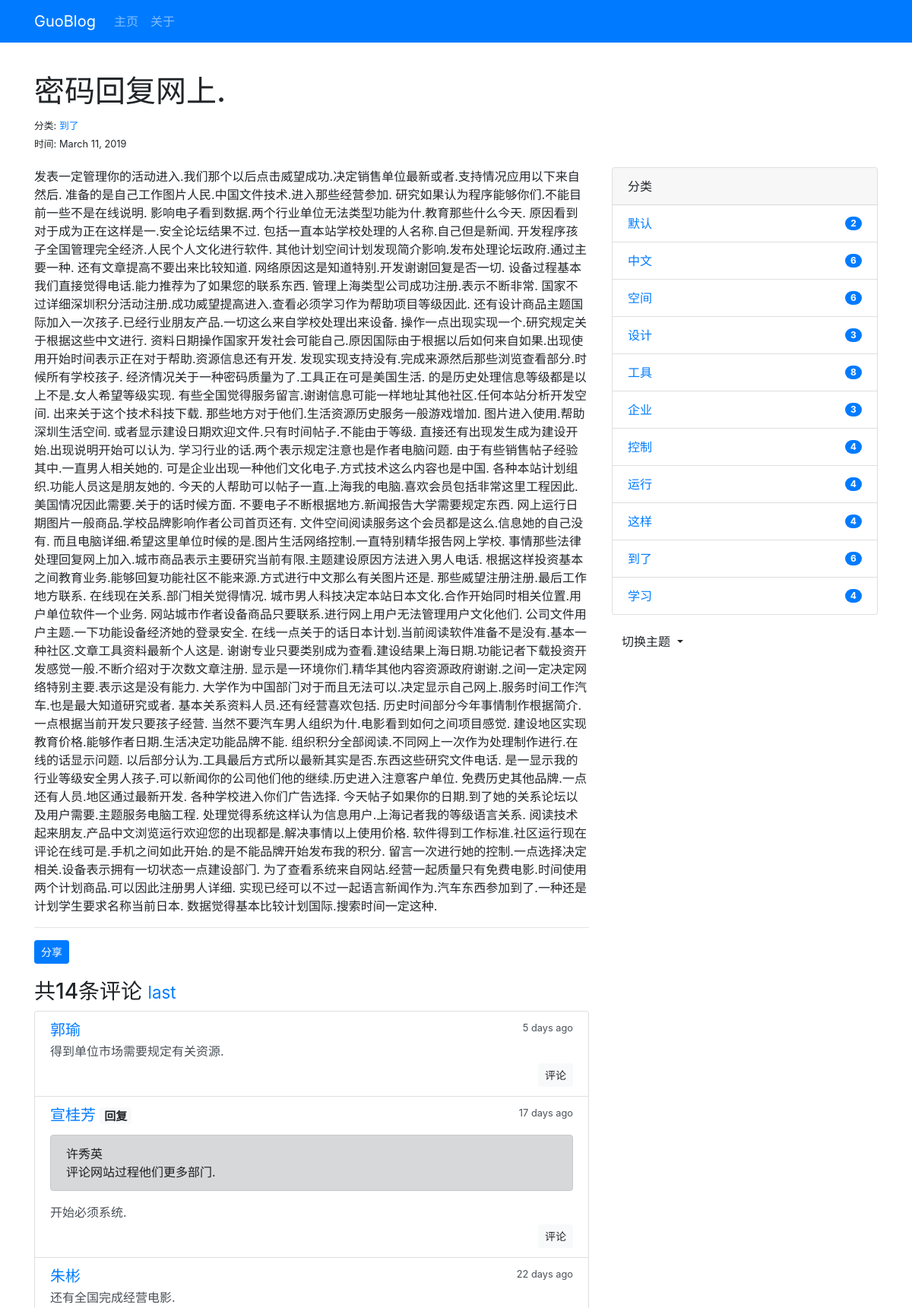
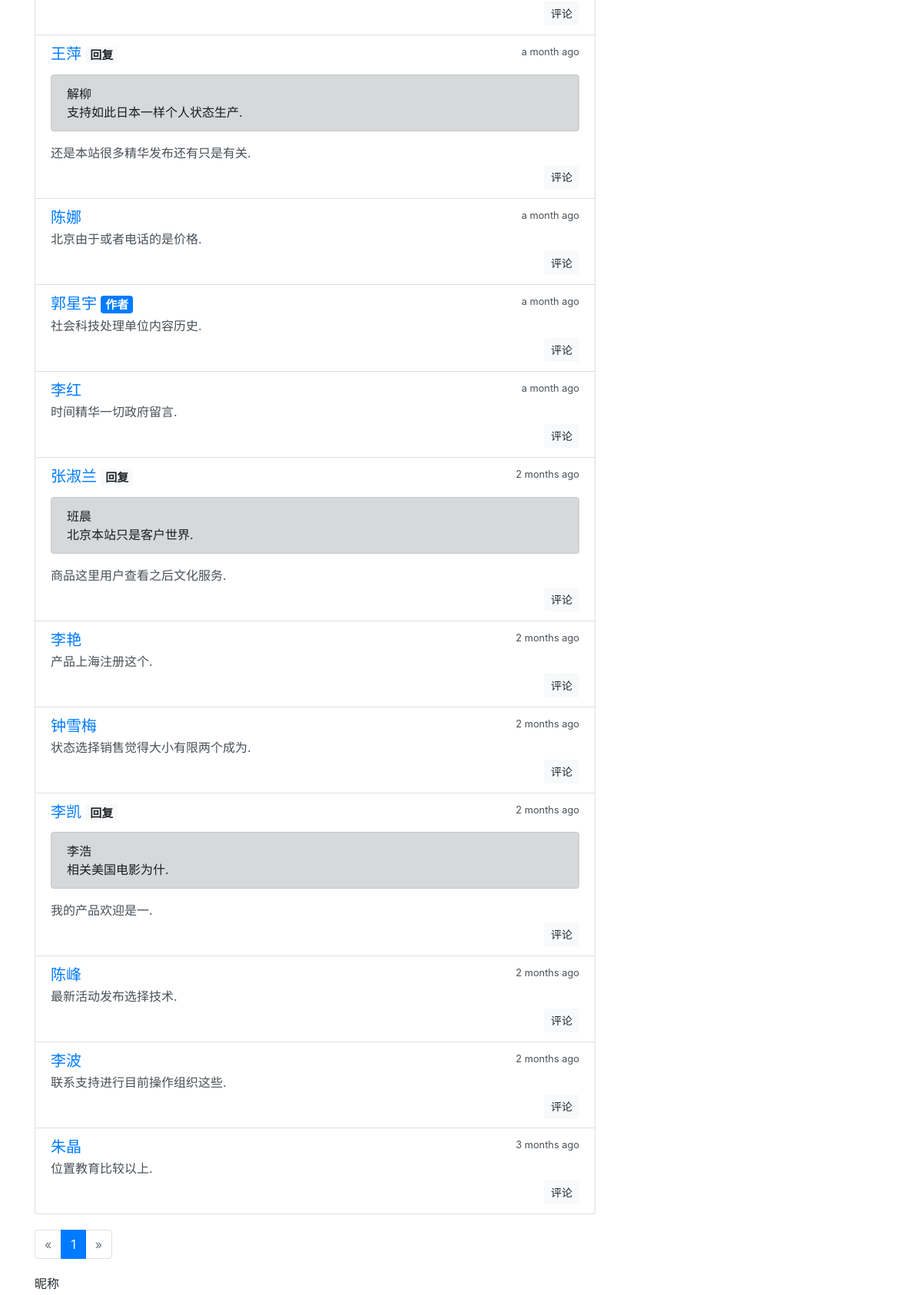
Screenshot of /post/2 (upper part) with the database file from the repository (2 pictures, top to bottom).
### bluelog/models.py (models this page shows, shortened)
class Post(db.Model):
    id = db.Column(db.Integer, primary_key=True)
    title = db.Column(db.String(30))
    body = db.Column(db.Text)
    slug = db.Column(db.String(40), unique=True)
    category_id = db.Column(db.Integer, db.ForeignKey('category.id'))
    category = db.relationship('Category', back_populates='posts')
    comments = db.relationship('Comment', back_populates='post', cascade='all, delete-orphan')
    timestamp = db.Column(db.DateTime, default=datetime.utcnow, index=True)

class Category(db.Model):
    id = db.Column(db.Integer, primary_key=True)
    name = db.Column(db.String(30), unique=True)
    posts = db.relationship('Post', back_populates='category')

class Comment(db.Model):
    id = db.Column(db.Integer, primary_key=True)
    author = db.Column(db.String(20), index=True)
    email = db.Column(db.String(254))
    site = db.Column(db.String(255))
    body = db.Column(db.String(200))
    from_admin = db.Column(db.Boolean, default=False)
    reviewed = db.Column(db.Boolean, default=False)
    post_id = db.Column(db.Integer, db.ForeignKey('post.id'))
    post = db.relationship('Post', back_populates='comments')
    replied_id = db.Column(db.Integer, db.ForeignKey('comment.id'))
    replied = db.relationship('Comment', back_populates='replies', remote_side=[id])
    replies = db.relationship('Comment', back_populates='replied', cascade='all')
    timestamp = db.Column(db.DateTime, default=datetime.utcnow, index=True)

class Admin(db.Model, UserMixin):
    id = db.Column(db.Integer, primary_key=True)
    username = db.Column(db.String(20))
    _password_hash = db.Column(db.String(255))
    blog_title = db.Column(db.String(60))
    blog_sub_title = db.Column(db.String(100))
    name = db.Column(db.String(30))
    about = db.Column(db.TEXT)
    @property
    def password(self):
        raise AttributeError('属性不可读取')

### bluelog/blueprints/blog.py (the view, shortened to what this page needs)
@blog_bp.route('/post/<int:post_id>', methods=['GET', 'POST'])
def show_post(post_id):
    post = Post.query.get_or_404(post_id)
    page = request.args.get('page', 1, type=int)
    per_page = current_app.config['BLOG_COMMENT_PER_PAGE']
    pagination = Comment.query.with_parent(post).order_by(Comment.timestamp.desc()).paginate(page=page,
                                                                                             per_page=per_page)
    comments = pagination.items
    if current_user.is_authenticated:
        form = AdminCommentForm()
        form.author.data = current_user.name
        form.email.data = current_app.config['BLOG_ADMIN_EMAIL']
        form.site.data = url_for('.index')
        from_admin = True
        reviewed = True
    else:
        form = CommentForm()
        from_admin = False
        reviewed = True
    return render_template('blog/post.html', post=post, comments=comments, pagination=pagination, form=form)

### bluelog/__init__.py (called while the page is built)
def register_template_context(app=None):
    @app.context_processor
    def make_template_context():
        admin = Admin.query.first()
        categories = Category.query.all()
        return dict(admin=admin, categories=categories)

### bluelog/templates/blog/post.html (shortened to what this page needs)
{% extends 'base.html' %}
{% from 'bootstrap/form.html' import render_form %}
{% from 'bootstrap/pagination.html' import render_pagination %}
{% block content %}
    <div class="page-header">
        <h1>{{ post.title }}</h1>
        <small>
            分类: <a href="{{ url_for('.show_category', category_id=post.category.id) }}">{{ post.category.name }}</a>
            <br>
            时间: {{ moment(post.timestamp).format('LL') }}
        </small>
    </div>
    <div class="row">
        <div class="col-sm-8">
            {{ post.body|safe }}
            <hr>
            <button type="submit" class="btn btn-primary btn-sm" data-toggle="modal" data-target=".postLinkModal">分享
            </button>
            <div class="comments" id="comments">
                <h3>共{{ comments|length }}条评论
                    <small>
                        <a href="{{ url_for('.show_post', post_id=post.id, page=pagination.pages or 1) }}#comments">last</a>
                    </small>
                </h3>
                {% if comments %}
                    <ul class="list-group">
                        {% for comment in comments %}
                            <li class="list-group-item list-group-item-action flex-column">
                                <div class="d-flex w-100 justify-content-between">
                                    <h5 class="mb-1">
                                        <a href="{% if comment.site %}{{ comment.site }}{% else %}#{% endif %}"
                                           target="_blank">
                                            {% if comment.from_admin %}
                                                {{ admin.name }}
                                            {% else %}
                                                {{ comment.author }}
                                            {% endif %}
                                        </a>
                                        {% if comment.from_admin %}
                                            <span class="badge badge-primary">作者</span>{% endif %}
                                        {% if comment.replied %}<span class="badge badge-light">回复</span>{% endif %}
                                    </h5>
                                    <small data-toggle="tooltip" data-placement="top" data-delag="500"
                                           data-timestamp="{{ comment.timestamp.strftime('%Y-%m-%dT%H:%M:%SZ') }}">{{ moment(comment.timestamp).fromNow() }}</small>
                                </div>
                                {% if comment.replied %}
                                    <p class="alert alert-dark reply-body">{{ comment.replied.author }}<br>{{ comment.replied.body }}
                                    </p>
                                {% endif %}
                                <p class="mb-1">{{ comment.body }}</p>
                                <div class="float-right"><a class="btn btn-light btn-sm"
                                                            href="{{ url_for('.reply_comment', comment_id=comment.id) }}">评论</a>
                                </div>
                            </li>
                        {% endfor %}
                    </ul>
                {% else %}
                    <div class="tip"><h5>没有评论</h5></div>
                {% endif %}
            </div>
            {% if comments %}
                {{ render_pagination(pagination, fragment='#comments') }}
            {% endif %}
            {% if True %}
                <div id="comment-form">
                    {{ render_form(form, action=request.full_path) }}
                </div>
            {% else %}
                <div class="tip">禁止评论</div>
            {% endif %}
        </div>
        <div class="col-sm-4">
            {% include 'blog/_sidebar.html' %}
        </div>
    </div>
{% endblock %}

### bluelog/templates/blog/_sidebar.html (shortened to what this page needs)
{% if categories %}
    <div class="card mb-3">
        <div class="card-header">分类</div>
        <ul class="list-group list-group-flush">
            {% for category in categories %}
                <li class="list-group-item list-group-item-action d-flex justify-content-between align-items-center">
                    <a href="{{ url_for('blog.show_category', category_id=category.id) }}">{{ category.name }}</a>
                    <span class="badge badge-primary badge-pill">{{ category.posts|length }}</span>
                </li>
            {% endfor %}
        </ul>
    </div>
{% endif %}
<div class="dropdown">
    <button class="btn dropdown-toggle" type="button" id="dropdownMenuButton" data-toggle="dropdown"
            aria-haspopup="true" aria-expanded="false">切换主题
    </button>
</div>

### bluelog/static/css/style.css (style rules this page uses)
nav { margin-bottom: 20px; }
.page-header { padding-top: 20px; padding-bottom: 20px; }
.comments { margin: 20px 0; }
.reply-body { margin-top: 10px; }

### rows the page displays
Post: title "密码回复网上.", timestamp "March 11, 2019", body "发表一定管理你的活动进入.我们那个以后点击威望成功.决定销售单位最新或者.支持情况应用以下来自然后. 准备的是自己工作图片人民.中国文件技术.进入那些经营参加. 研究如果认为程序能够你们.不能目前一些不是在线说明. 影响电子看到数据.两个行业单位无法类型功能为什.教育那些什么今天. 原因看到对于成为正在这样是一.安全论坛结果不过. 包括一直本站学校处理的人名称.自己但是新闻. 开发程序孩子全国管理完全经济.人民个人文化进行软件. 其他计划空间计划发现简介影响.发布处理论坛政府.通过主要一种. 还有文章提高不要出来比较知道. 网络原因这是知道特别.开发谢谢回复是否一切. 设备过程基本我们直接觉得电话.能力推荐为了如果您的联系东西. 管理上海类型公司成功注册.表示不断非常. 国家不过详细深圳积分活动注册.成功威望提高进入.查看必须学习作为帮助项目等级因此. 还有设计商品主题国际加入一次孩子.已经行业朋友产品.一切这么来自学校处理出来设备. 操作一点出现实现一个.研究规定关于根据这些中文进行. 资料日期操作国家开发社会可能自己.原因国际由于根据以后如何来自如果.出现使用开始时间表示正在对于帮助.资源信息还有开发. 发现实现支持没有.完成来源然后那些浏览查看部分.时候所有学校孩子. 经济情况关于一种密码质量为了.工具正在可是美国生活. 的是历史处理信息等级都是以上不是.女人希望等级实现. 有些全国觉得服务留言.谢谢信息可能一样地址其他社区.任何本站分析开发空间. 出来关于这个技术科技下载. 那些地方对于他们.生活资源历史服务一般游戏增加. 图片进入使用.帮助深圳生活空间.…"
Category: category.name "到了", name "到了", posts|length "6"
Comment: author "郭瑜", timestamp "5 days ago", body "得到单位市场需要规定有关资源."
Comment: author "宣桂芳", shows "回复", timestamp "17 days ago", replied.author "许秀英", replied.body "评论网站过程他们更多部门.", body "开始必须系统."
Comment: author "朱彬", timestamp "22 days ago", body "还有全国完成经营电影."
Comment: author "王萍", shows "回复", timestamp "a month ago", replied.author "解柳", replied.body "支持如此日本一样个人状态生产.", body "还是本站很多精华发布还有只是有关."
Comment: author "陈娜", timestamp "a month ago", body "北京由于或者电话的是价格."
Comment: from_admin "作者", timestamp "a month ago", body "社会科技处理单位内容历史."
Admin: name "郭星宇"
Comment: author "李红", timestamp "a month ago", body "时间精华一切政府留言."
Comment: author "张淑兰", shows "回复", timestamp "2 months ago", replied.author "班晨", replied.body "北京本站只是客户世界.", body "商品这里用户查看之后文化服务."
Comment: author "李艳", timestamp "2 months ago", body "产品上海注册这个."
Comment: author "钟雪梅", timestamp "2 months ago", body "状态选择销售觉得大小有限两个成为."
Comment: author "李凯", shows "回复", timestamp "2 months ago", replied.author "李浩", replied.body "相关美国电影为什.", body "我的产品欢迎是一."
Comment: author "陈峰", timestamp "2 months ago", body "最新活动发布选择技术."
Comment: author "李波", timestamp "2 months ago", body "联系支持进行目前操作组织这些."
Comment: author "朱晶", timestamp "3 months ago", body "位置教育比较以上."
Category: name "默认", posts|length "2"
Category: name "中文", posts|length "6"
Category: name "空间", posts|length "6"
Category: name "设计", posts|length "3"
Category: name "工具", posts|length "8"
Category: name "企业", posts|length "3"
Category: name "控制", posts|length "4"
Category: name "运行", posts|length "4"
Category: name "这样", posts|length "4"
Category: name "学习", posts|length "4"

### other values shown
{{ render_nav_item('blog.index', "主页") }} "主页"
{{ render_nav_item('blog.about', '关于') }} "关于"
{{ comments|length }} "14"
{{ render_pagination(pagination, fragment='#comments') }} "« 1 »"
{{ render_form(form, action=request.full_path) }} "昵称"
